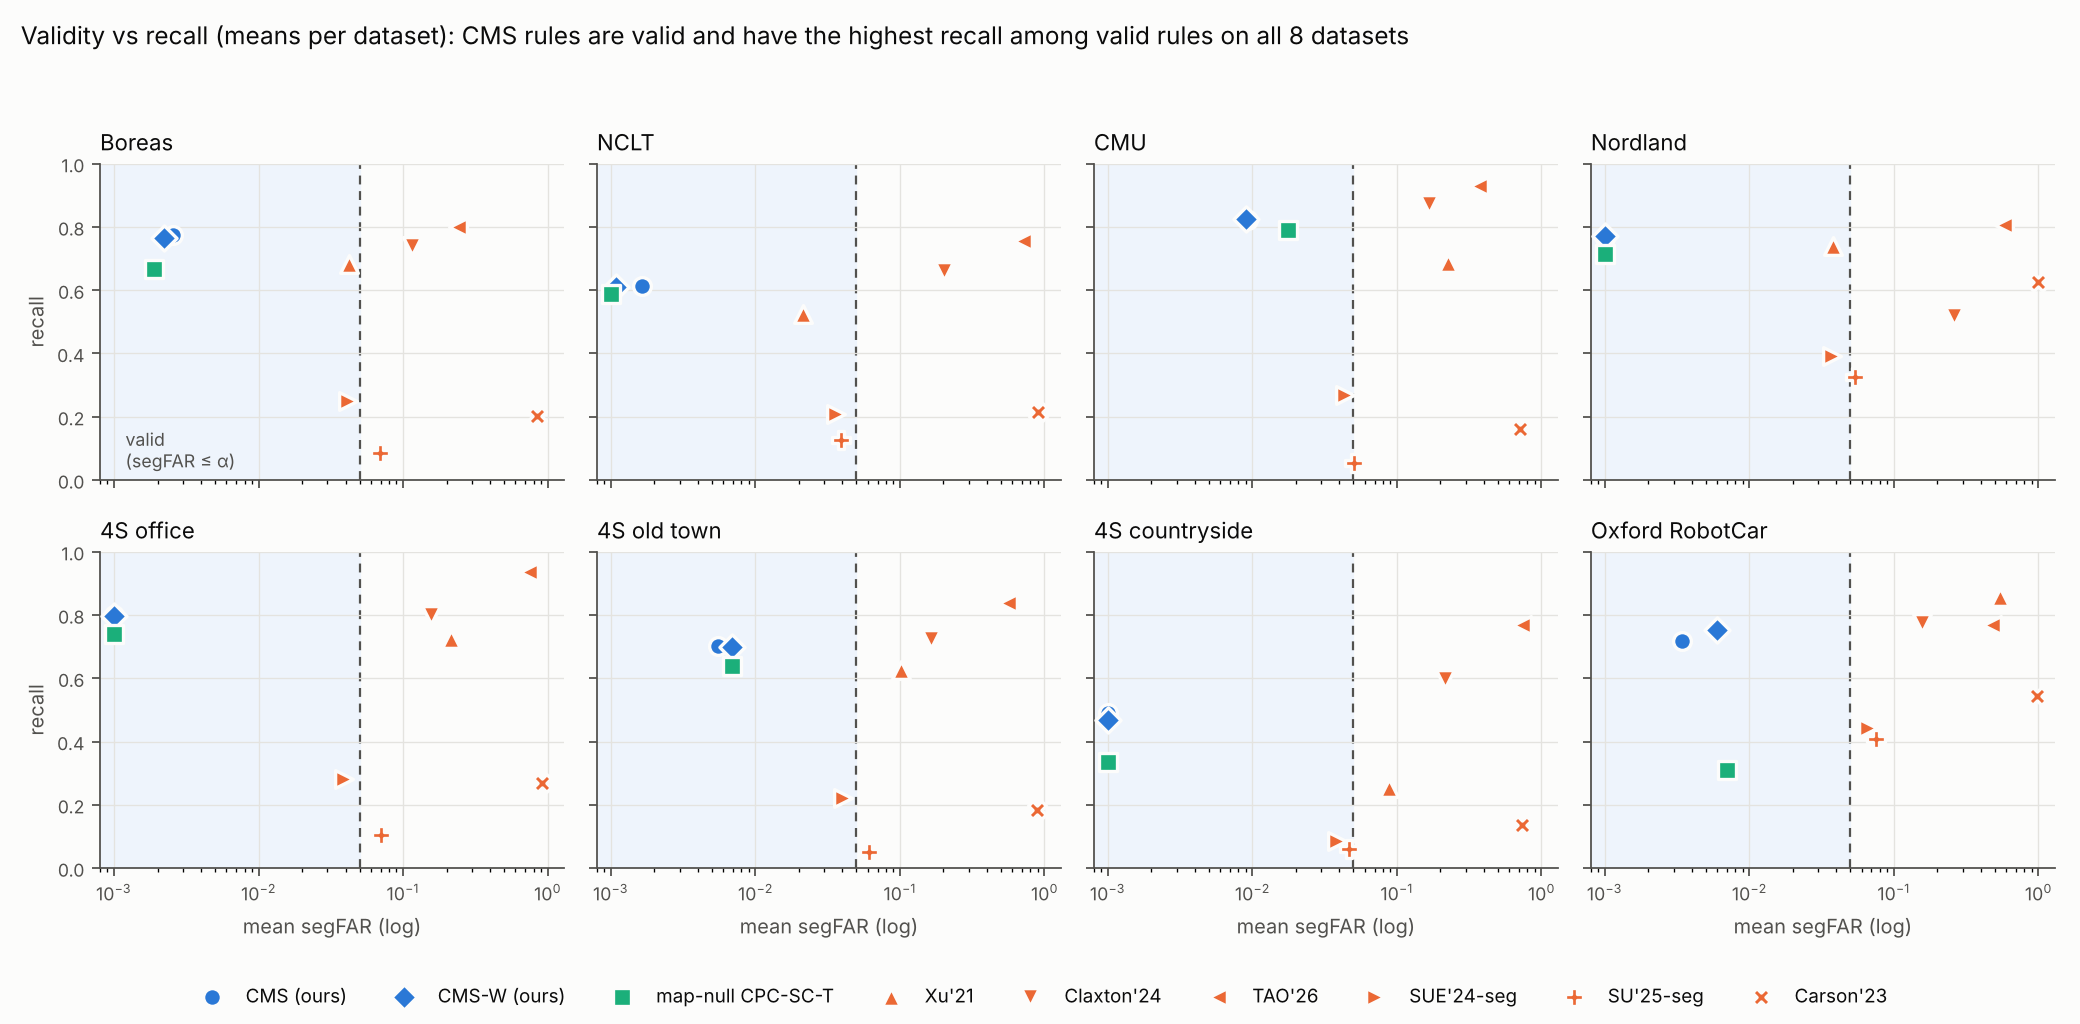

Here is the Python script that generated this plot:
"""Figure: the validity-recall plane (mean segFAR vs mean recall per dataset) for the proposed CMS rules, the best previous
label-free rule and the label-calibrated baselines. 7 main datasets (366 runs, Entry 33) + Oxford RobotCar (60 runs).
Usage: fig_validity_recall.py <dir of oc_*_nb_s*.json> <dir of oc_oxford_*.json> <out.png>"""
import sys, os
import numpy as np
import matplotlib
matplotlib.use("Agg")
import matplotlib.pyplot as plt
HERE = os.path.dirname(os.path.abspath(__file__)); sys.path.insert(0, os.path.join(HERE, "..", "analysis"))
import e26_summary as E

BLUE, ORANGE, AQUA = "#2a78d6", "#eb6834", "#1baf7a"            # validated categorical slots 1-3 (light surface)
INK, INK2, SURF, GRID = "#0b0b0b", "#52514e", "#fcfcfb", "#e4e3df"
RULES = [("CMS-CPC/H+SH+G+NGRr", "CMS (ours)", BLUE, "o"), ("CMS-CPCW/H+SH+NGRr", "CMS-W (ours)", BLUE, "D"),
         ("CPC-SC-T0.5+SH", "map-null CPC-SC-T", AQUA, "s"),
         ("Xu21", "Xu'21", ORANGE, "^"), ("Claxton24", "Claxton'24", ORANGE, "v"), ("TAO26", "TAO'26", ORANGE, "<"),
         ("SUE24-seg", "SUE'24-seg", ORANGE, ">"), ("SU25-seg", "SU'25-seg", ORANGE, "P"), ("Carson23", "Carson'23", ORANGE, "X")]
DS = ["boreas", "nclt", "cmu", "nord", "4s:office_loop", "4s:old_town", "4s:countryside", "oxford"]


def main():
    T = E.defaults(E.load(sys.argv[1])); T.update(E.defaults(E.load(sys.argv[2])))
    fig, axs = plt.subplots(2, 4, figsize=(13, 6.4), sharex=True, sharey=True, facecolor=SURF)
    for ax, d in zip(axs.ravel(), DS):
        ax.set_facecolor(SURF); ax.set_xscale("log"); ax.set_xlim(8e-4, 1.3); ax.set_ylim(0, 1)
        ax.axvspan(8e-4, 0.05, color="#eef4fc", zorder=0); ax.axvline(0.05, color=INK2, lw=1, ls=(0, (4, 3)), zorder=1)
        ax.grid(True, color=GRID, lw=0.6, zorder=0)
        for n, lab, c, mk in RULES:
            v = np.array(T.get(d, {}).get(n, []), float)
            if not len(v): continue
            x, y = max(np.nanmean(v[:, 1]), 1e-3), np.nanmean(v[:, 0])
            ax.scatter([x], [y], s=64, marker=mk, color=c, edgecolor=SURF, linewidth=1.5, zorder=3, label=lab)
        ax.set_title(E.DS_NAME.get(d, d), fontsize=10, color=INK, loc="left")
        for s in ("top", "right"): ax.spines[s].set_visible(False)
        for s in ("left", "bottom"): ax.spines[s].set_color(INK2)
        ax.tick_params(colors=INK2, labelsize=8)
    axs[0, 0].text(0.0012, 0.04, "valid\n(segFAR ≤ α)", fontsize=8, color=INK2)
    for ax in axs[1]: ax.set_xlabel("mean segFAR (log)", fontsize=9, color=INK2)
    for ax in axs[:, 0]: ax.set_ylabel("recall", fontsize=9, color=INK2)
    h, l = axs[0, 0].get_legend_handles_labels()
    fig.legend(h, l, loc="lower center", ncol=9, frameon=False, fontsize=8.5, labelcolor=INK)
    fig.suptitle("Validity vs recall (means per dataset): CMS rules are valid and have the highest recall among valid rules on all 8 datasets",
                 fontsize=11, color=INK, x=0.01, ha="left")
    fig.tight_layout(rect=(0, 0.06, 1, 0.95)); fig.savefig(sys.argv[3], dpi=160, facecolor=SURF)
    print("saved", sys.argv[3])


if __name__ == "__main__":
    main()
